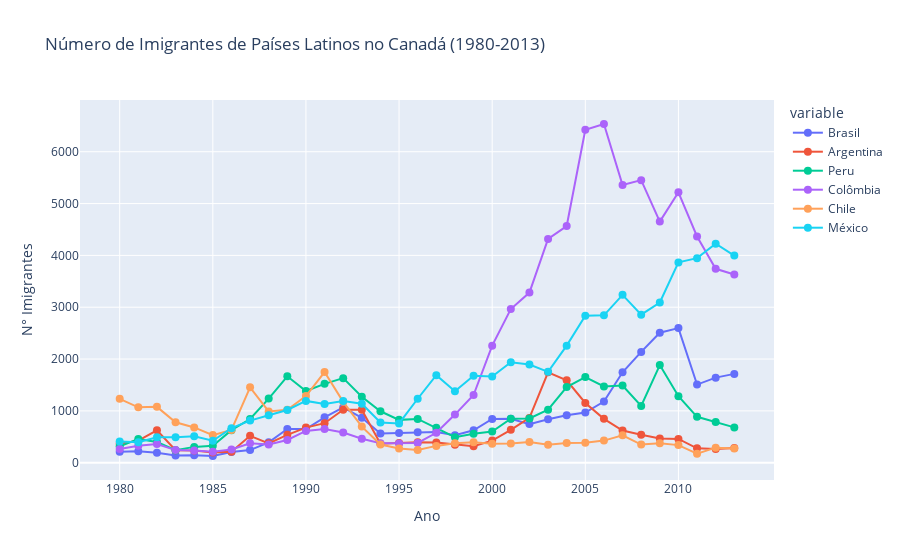

The notebook cell saved with this chart:
### Code cell
paises = ['Brasil', 'Argentina', 'Peru', 'Colômbia', 'Chile', 'México']

df_paises = pd.DataFrame()
for pais in paises:
    dados_pais = df.loc[pais, anos]
    df_paises[pais] = dados_pais.values
df_paises.index = anos
df_paises.index.name = 'Ano'
df_paises.head()
df_paises.describe()
fig = px.line(df_paises, x=df_paises.index, y=df_paises.columns,
              title='Número de Imigrantes de Países Latinos no Canadá (1980-2013)',
              markers=True)
fig.update_traces(marker=dict(size=8))
fig.update_xaxes(tickmode='linear', tick0=1980, dtick=5, title='Ano')
fig.update_yaxes(title='N° Imigrantes')
fig.show()

df_paises.describe()

### Figure 1 — Plotly figure (JSON) as saved in the notebook; plotly's stock layout.template omitted (floating-point values rounded to 4 significant figures)
{"data": [{"hovertemplate": "variable=Brasil<br>Ano=%{x}<br>value=%{y}<extra></extra>", "legendgroup": "Brasil", "line": {"color": "#636efa", "dash": "solid"}, "marker": {"size": 8, "symbol": "circle"}, "mode": "lines+markers", "name": "Brasil", "orientation": "v", "showlegend": true, "type": "scatter", "x": ["1980", "1981", "1982", "1983", "1984", "1985", "1986", "1987", "1988", "1989", "1990", "1991", "1992", "1993", "1994", "1995", "1996", "1997", "1998", "1999", "2000", "2001", "2002", "2003", "2004", "2005", "2006", "2007", "2008", "2009", "2010", "2011", "2012", "2013"], "xaxis": "x", "y": [211, 220, 192, 139, 145, 130, 205, 244, 394, 650, 650, 877, 1066, 866, 566, 572, 586, 591, 531, 626, 845, 847, 745, 839, 917, 969, 1181, 1746, 2138, 2509, 2598, 1508, 1642, 1714], "yaxis": "y"}, {"hovertemplate": "variable=Argentina<br>Ano=%{x}<br>value=%{y}<extra></extra>", "legendgroup": "Argentina", "line": {"color": "#EF553B", "dash": "solid"}, "marker": {"size": 8, "symbol": "circle"}, "mode": "lines+markers", "name": "Argentina", "orientation": "v", "showlegend": true, "type": "scatter", "x": ["1980", "1981", "1982", "1983", "1984", "1985", "1986", "1987", "1988", "1989", "1990", "1991", "1992", "1993", "1994", "1995", "1996", "1997", "1998", "1999", "2000", "2001", "2002", "2003", "2004", "2005", "2006", "2007", "2008", "2009", "2010", "2011", "2012", "2013"], "xaxis": "x", "y": [368, 426, 626, 241, 237, 196, 213, 519, 374, 538, 678, 763, 1023, 1022, 366, 380, 396, 391, 349, 318, 427, 635, 865, 1745, 1591, 1153, 847, 620, 540, 467, 459, 278, 263, 282], "yaxis": "y"}, {"hovertemplate": "variable=Peru<br>Ano=%{x}<br>value=%{y}<extra></extra>", "legendgroup": "Peru", "line": {"color": "#00cc96", "dash": "solid"}, "marker": {"size": 8, "symbol": "circle"}, "mode": "lines+markers", "name": "Peru", "orientation": "v", "showlegend": true, "type": "scatter", "x": ["1980", "1981", "1982", "1983", "1984", "1985", "1986", "1987", "1988", "1989", "1990", "1991", "1992", "1993", "1994", "1995", "1996", "1997", "1998", "1999", "2000", "2001", "2002", "2003", "2004", "2005", "2006", "2007", "2008", "2009", "2010", "2011", "2012", "2013"], "xaxis": "x", "y": [317, 456, 401, 241, 306, 328, 628, 843, 1237, 1667, 1384, 1522, 1632, 1274, 993, 827, 845, 676, 493, 560, 603, 849, 855, 1023, 1460, 1653, 1473, 1490, 1094, 1884, 1283, 886, 787, 682], "yaxis": "y"}, {"hovertemplate": "variable=Colômbia<br>Ano=%{x}<br>value=%{y}<extra></extra>", "legendgroup": "Colômbia", "line": {"color": "#ab63fa", "dash": "solid"}, "marker": {"size": 8, "symbol": "circle"}, "mode": "lines+markers", "name": "Colômbia", "orientation": "v", "showlegend": true, "type": "scatter", "x": ["1980", "1981", "1982", "1983", "1984", "1985", "1986", "1987", "1988", "1989", "1990", "1991", "1992", "1993", "1994", "1995", "1996", "1997", "1998", "1999", "2000", "2001", "2002", "2003", "2004", "2005", "2006", "2007", "2008", "2009", "2010", "2011", "2012", "2013"], "xaxis": "x", "y": [266, 326, 360, 244, 235, 214, 257, 376, 352, 439, 614, 652, 582, 464, 375, 371, 381, 578, 929, 1306, 2259, 2965, 3283, 4318, 4566, 6424, 6535, 5357, 5452, 4652, 5218, 4366, 3741, 3631], "yaxis": "y"}, {"hovertemplate": "variable=Chile<br>Ano=%{x}<br>value=%{y}<extra></extra>", "legendgroup": "Chile", "line": {"color": "#FFA15A", "dash": "solid"}, "marker": {"size": 8, "symbol": "circle"}, "mode": "lines+markers", "name": "Chile", "orientation": "v", "showlegend": true, "type": "scatter", "x": ["1980", "1981", "1982", "1983", "1984", "1985", "1986", "1987", "1988", "1989", "1990", "1991", "1992", "1993", "1994", "1995", "1996", "1997", "1998", "1999", "2000", "2001", "2002", "2003", "2004", "2005", "2006", "2007", "2008", "2009", "2010", "2011", "2012", "2013"], "xaxis": "x", "y": [1233, 1069, 1078, 781, 681, 533, 633, 1454, 990, 1023, 1286, 1749, 1175, 697, 352, 273, 244, 325, 376, 397, 366, 369, 401, 347, 383, 384, 427, 530, 350, 375, 340, 174, 291, 273], "yaxis": "y"}, {"hovertemplate": "variable=México<br>Ano=%{x}<br>value=%{y}<extra></extra>", "legendgroup": "México", "line": {"color": "#19d3f3", "dash": "solid"}, "marker": {"size": 8, "symbol": "circle"}, "mode": "lines+markers", "name": "México", "orientation": "v", "showlegend": true, "type": "scatter", "x": ["1980", "1981", "1982", "1983", "1984", "1985", "1986", "1987", "1988", "1989", "1990", "1991", "1992", "1993", "1994", "1995", "1996", "1997", "1998", "1999", "2000", "2001", "2002", "2003", "2004", "2005", "2006", "2007", "2008", "2009", "2010", "2011", "2012", "2013"], "xaxis": "x", "y": [409, 394, 491, 490, 509, 425, 667, 813, 916, 1017, 1193, 1134, 1189, 1139, 776, 758, 1234, 1689, 1379, 1679, 1662, 1939, 1894, 1754, 2259, 2837, 2844, 3239, 2856, 3092, 3865, 3947, 4227, 3996], "yaxis": "y"}], "layout": {"legend": {"title": {"text": "variable"}, "tracegroupgap": 0}, "title": {"text": "Número de Imigrantes de Países Latinos no Canadá (1980-2013)"}, "xaxis": {"anchor": "y", "domain": [0, 1], "dtick": 5, "tick0": 1980, "tickmode": "linear", "title": {"text": "Ano"}}, "yaxis": {"anchor": "x", "domain": [0, 1], "title": {"text": "N° Imigrantes"}}}}
